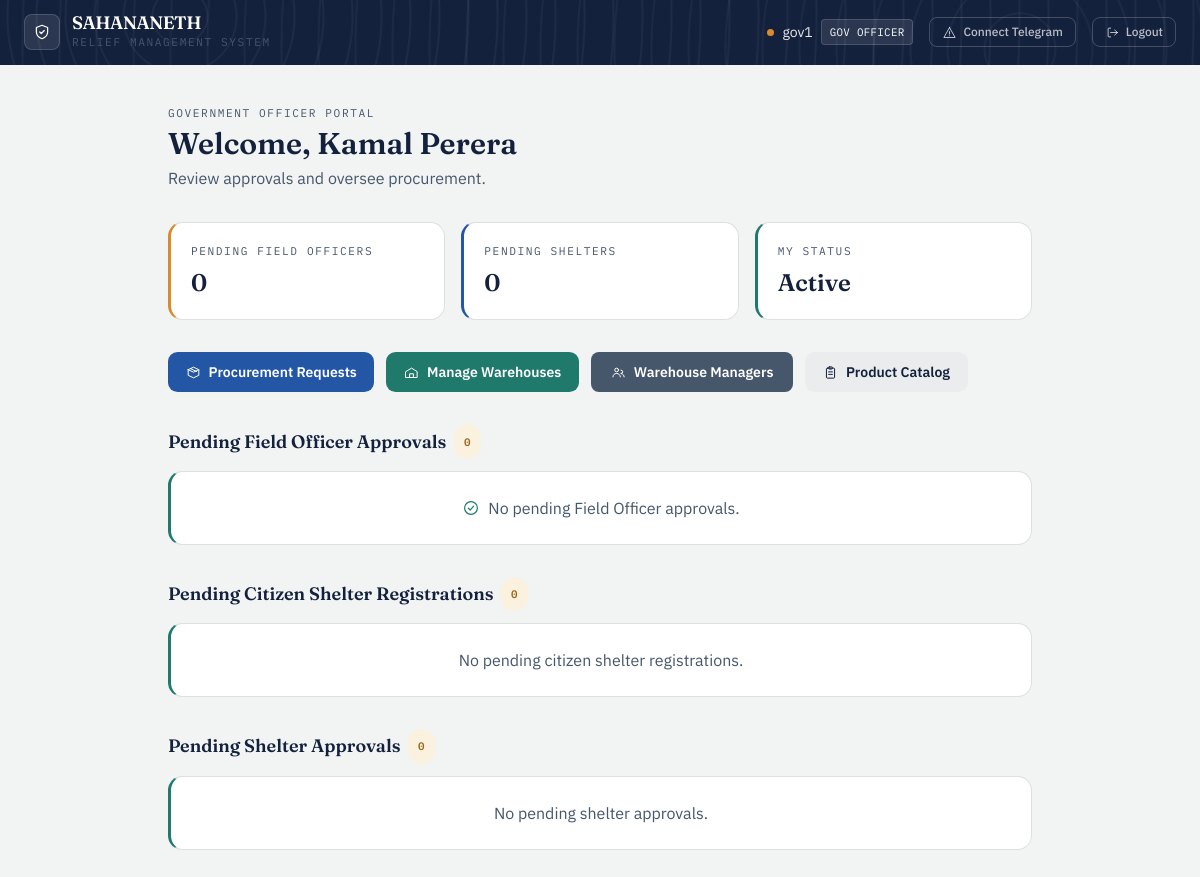
Page /gov/dashboard (signed in) on the earlier database version.
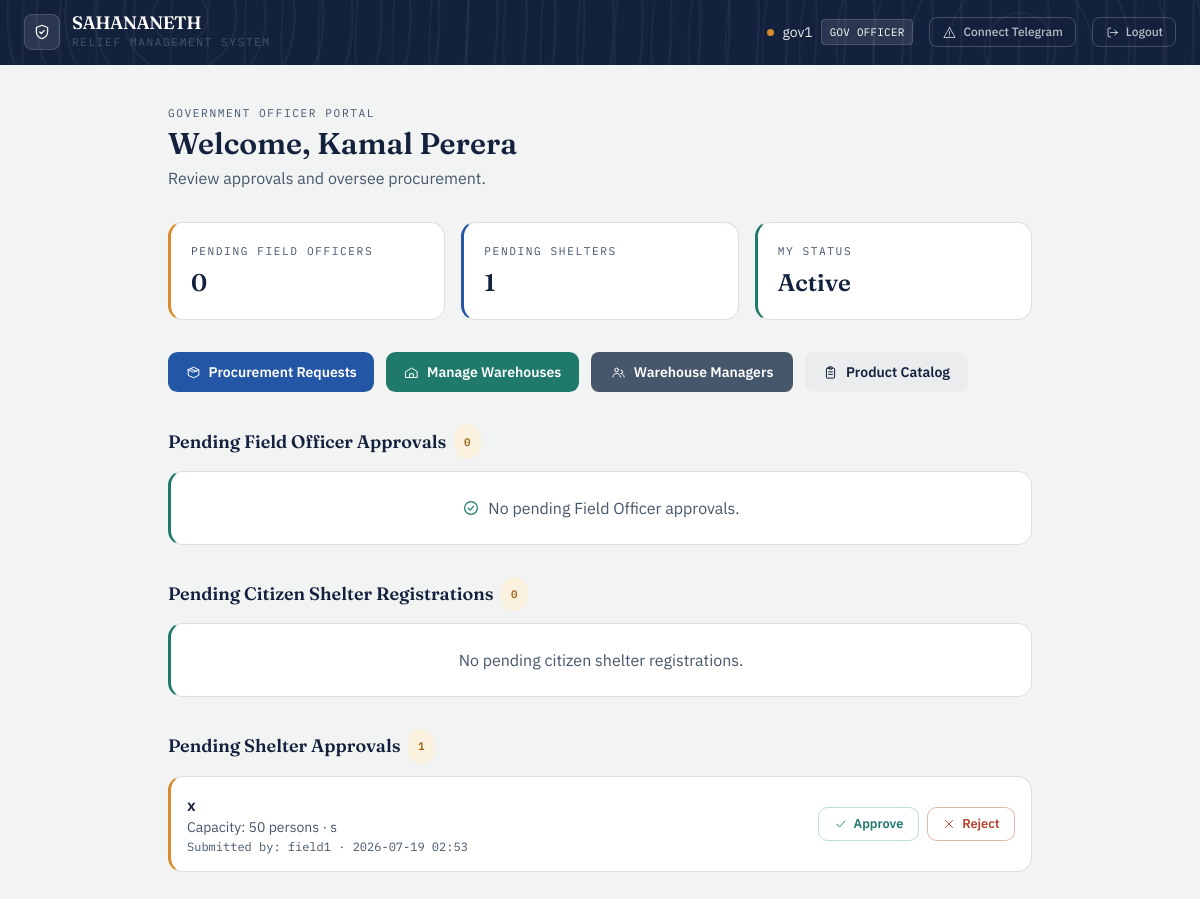
Same page on the later database version.
### app/models/shelter.py (models this page shows, shortened)
class Shelter(db.Model):
    __tablename__ = 'shelters'
    id = db.Column(db.Integer, primary_key=True)
    shelter_name = db.Column(db.String(150), nullable=False)
    latitude = db.Column(db.Float, nullable=True)
    longitude = db.Column(db.Float, nullable=True)
    maximum_capacity = db.Column(db.Integer, nullable=False)
    current_occupancy_count = db.Column(db.Integer, default=0)
    address = db.Column(db.String(255), nullable=True)
    country = db.Column(db.String(100), nullable=True)
    region = db.Column(db.String(100), nullable=True)   # state / province / district
    city = db.Column(db.String(100), nullable=True)
    status = db.Column(
    db.Enum('pending_approval', 'active', 'inactive',
            name='shelter_status_enum'),
    default='pending_approval',
    nullable=False
)
    created_by_id = db.Column(db.Integer, db.ForeignKey('users.id'), nullable=False)
    approved_by_id = db.Column(db.Integer, db.ForeignKey('users.id'), nullable=True)
    created_at = db.Column(db.DateTime, default=datetime.utcnow)
    created_by = db.relationship('User', foreign_keys=[created_by_id], backref='created_shelters')
    approved_by = db.relationship('User', foreign_keys=[approved_by_id], backref='approved_shelters')
    inventory_items = db.relationship('ShelterInventory', backref='shelter', cascade='all, delete-orphan')

### app/models/user.py (models this page shows, shortened)
class User(UserMixin, db.Model):
    __tablename__ = 'users'
    id = db.Column(db.Integer, primary_key=True)
    username = db.Column(db.String(80), unique=True, nullable=False)
    full_name = db.Column(db.String(150), nullable=True)
    password_hash = db.Column(db.String(256), nullable=False)
    role_level = db.Column(
    db.Enum('super_admin', 'gov_officer', 'field_officer',
            'warehouse_manager', 'citizen',
            name='user_role_enum'),
    nullable=False
)
    status = db.Column(
        db.Enum('pending', 'active', 'needs_verification', 'verified', 'rejected',name='user_status_enum'),
        default='pending',
        nullable=False
    )
    assigned_node_id = db.Column(db.Integer, nullable=True)
    created_at = db.Column(db.DateTime, default=datetime.utcnow)
    telegram_chat_id = db.Column(db.String(64), unique=True, nullable=True)
    telegram_linked_at = db.Column(db.DateTime, nullable=True)
    notify_opt_in = db.Column(db.Boolean, default=True, nullable=False)
    country = db.Column(db.String(100), nullable=True)
    region = db.Column(db.String(100), nullable=True)   # state / province / district
    city = db.Column(db.String(100), nullable=True)
    @property
    def telegram_linked(self):
        return self.telegram_chat_id is not None

### app/routes/gov_officer.py (the view)
@gov_bp.route('/dashboard')
@login_required
@role_required('gov_officer')
@active_required
def dashboard():
    pending_field_officers = User.query.filter_by(
        role_level='field_officer',
        status='pending'
    ).all()
    pending_shelters = Shelter.query.filter_by(status='pending_approval').all()
    pending_registrations = ShelterRegistrationRequest.query.filter_by(status='pending').all()
    return render_template('gov_officer/dashboard.html',
                           pending_field_officers=pending_field_officers,
                           pending_shelters=pending_shelters,
                           pending_registrations=pending_registrations)

### app/models/user.py (called while the page is built)
@login_manager.user_loader
def load_user(user_id):
    return User.query.get(int(user_id))

### app/utils.py (called while the page is built)
def role_required(*roles):
    def decorator(f):
        @wraps(f)
        def decorated_function(*args, **kwargs):
            if not current_user.is_authenticated:
                abort(401)
            if current_user.role_level not in roles:
                abort(403)
            return f(*args, **kwargs)
        return decorated_function
    return decorator

def active_required(f):
    @wraps(f)
    def decorated_function(*args, **kwargs):
        if not current_user.is_authenticated:
            abort(401)
        if current_user.status == 'pending':
            flash('Your account is pending approval. Please wait.', 'warning')
            return redirect(url_for('auth.pending'))
        if current_user.status == 'rejected':
            flash('Your account has been rejected. Contact admin.', 'danger')
            return redirect(url_for('auth.login'))
        return f(*args, **kwargs)
    return decorated_function

### app/templates/gov_officer/dashboard.html (shortened to what the changed rows need)
{% extends "base.html" %}
{% block content %}
<div class="max-w-4xl mx-auto mt-10 px-4 pb-16">
    <div class="eyebrow">Government Officer Portal</div>
    <h1 class="font-display text-3xl font-semibold text-ink mt-1">
        Welcome, {{ current_user.full_name or current_user.username }}
    </h1>
    <p class="text-slate mt-1 mb-8">Review approvals and oversee procurement.</p>
    <div class="grid grid-cols-1 md:grid-cols-3 gap-4 mb-8">
        <div class="ledger-card tone-amber p-5">
        </div>
        <div class="ledger-card tone-civic p-5">
            <p class="eyebrow">Pending Shelters</p>
            <p class="font-display text-2xl font-semibold text-ink mt-2">{{ pending_shelters|length }}</p>
        </div>
        <div class="ledger-card tone-relief p-5">
        </div>
    </div>
    <div class="flex gap-3 mb-8 flex-wrap">
        <a href="/gov/procurement" class="btn-primary flex items-center gap-2">
        </a>
        <a href="/gov/warehouses" class="btn-secondary flex items-center gap-2">
        </a>
        <a href="/gov/warehouse-managers" class="flex items-center gap-2 text-sm font-semibold px-5 py-2.5 rounded-lg text-white" style="background:#46566B">
        </a>
        <a href="/warehouse/catalog" class="btn-ghost flex items-center gap-2">
        </a>
    </div>
    <h2 class="font-display text-lg font-semibold text-ink mb-3 flex items-center gap-2">
        Pending Field Officer Approvals
        <span class="status-pill status-pending">{{ pending_field_officers|length }}</span>
    </h2>
    {% if pending_field_officers %}
    <div class="space-y-3 mb-8">
        {% for user in pending_field_officers %}
        <div class="ledger-card tone-amber p-4 flex justify-between items-center">
            <div>
                <p class="font-semibold text-ink">{{ user.full_name or user.username }}</p>
                <p class="text-sm text-slate">@{{ user.username }} — Field Officer</p>
                <p class="text-xs text-slate mt-0.5 font-mono">
                    Registered: {{ user.created_at.strftime('%Y-%m-%d %H:%M') }}
                </p>
            </div>
            <div class="flex gap-2">
                <a href="/gov/approve/field-officer/{{ user.id }}" class="btn-approve flex items-center gap-1.5">
                    <svg class="icon" style="width:14px;height:14px"><use href="#icon-check"/></svg>
                    Approve
                </a>
                <a href="/gov/reject/field-officer/{{ user.id }}" class="btn-danger flex items-center gap-1.5">
                    <svg class="icon" style="width:14px;height:14px"><use href="#icon-x"/></svg>
                    Reject
                </a>
            </div>
        </div>
        {% endfor %}
    </div>
    {% else %}
    <div class="ledger-card tone-relief p-6 text-center text-slate mb-8 flex items-center justify-center gap-2">
        <svg class="icon text-relief"><use href="#icon-check-circle"/></svg>
        No pending Field Officer approvals.
    </div>
    {% endif %}
    <h2 class="font-display text-lg font-semibold text-ink mb-3 flex items-center gap-2">
        Pending Citizen Shelter Registrations
        <span class="status-pill status-pending">{{ pending_registrations|length }}</span>
    </h2>
    {% if pending_registrations %}
    <div class="space-y-3 mb-8">
        {% for req in pending_registrations %}
        <div class="ledger-card tone-civic p-4 flex justify-between items-center">
            <div>
                <p class="font-semibold text-ink">{{ req.full_name }}</p>
                <p class="text-sm text-slate font-mono">{{ req.identification_number }} · {{ req.shelter.shelter_name }}</p>
                {% if req.notes %}<p class="text-xs text-slate mt-0.5">{{ req.notes }}</p>{% endif %}
            </div>
            <div class="flex gap-2">
                <a href="/gov/registrations/approve/{{ req.id }}" class="btn-approve flex items-center gap-1.5">
                    <svg class="icon" style="width:14px;height:14px"><use href="#icon-check"/></svg>
                    Approve
                </a>
                <a href="/gov/registrations/reject/{{ req.id }}" class="btn-danger flex items-center gap-1.5">
                    <svg class="icon" style="width:14px;height:14px"><use href="#icon-x"/></svg>
                    Reject
                </a>
            </div>
        </div>
        {% endfor %}
    </div>
    {% else %}
    <div class="ledger-card tone-relief p-6 text-center text-slate mb-8">No pending citizen shelter registrations.</div>
    {% endif %}
    <h2 class="font-display text-lg font-semibold text-ink mb-3 flex items-center gap-2">
        Pending Shelter Approvals
        <span class="status-pill status-pending">{{ pending_shelters|length }}</span>
    </h2>
    {% if pending_shelters %}
    <div class="space-y-3">
        {% for shelter in pending_shelters %}
        <div class="ledger-card tone-amber p-4 flex justify-between items-center">
            <div>
                <p class="font-semibold text-ink">{{ shelter.shelter_name }}</p>
                <p class="text-sm text-slate">
                    Capacity: {{ shelter.maximum_capacity }} persons
                    {% if shelter.address %} · {{ shelter.address }}{% endif %}
                </p>
                <p class="text-xs text-slate mt-0.5 font-mono">
                    Submitted by: {{ shelter.created_by.username }} · {{ shelter.created_at.strftime('%Y-%m-%d %H:%M') }}
                </p>
            </div>
            <div class="flex gap-2">
                <a href="/gov/approve/shelter/{{ shelter.id }}" class="btn-approve flex items-center gap-1.5">
                    <svg class="icon" style="width:14px;height:14px"><use href="#icon-check"/></svg>
                    Approve
                </a>
                <a href="/gov/reject/shelter/{{ shelter.id }}" class="btn-danger flex items-center gap-1.5">
                    <svg class="icon" style="width:14px;height:14px"><use href="#icon-x"/></svg>
                    Reject
                </a>
            </div>
        </div>
        {% endfor %}
    </div>
    {% else %}
    <div class="ledger-card tone-relief p-6 text-center text-slate">
        No pending shelter approvals.
    </div>
    {% endif %}
</div>
{% endblock %}

Differences in the rows shown:
added Shelter: shelter_name "x", maximum_capacity "50", address "s", created_by.username "field1", created_at "2026-07-19 02:53"
Other differences:
{{ pending_shelters|length }}: "0" → "1"
text no longer shown: "No pending shelter approvals."
